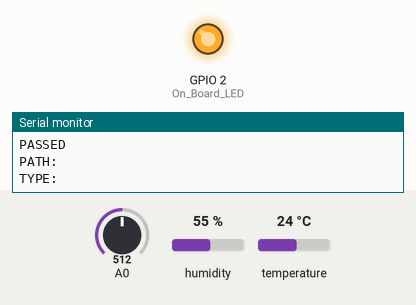
A sketch run on a simulated ESP8266 (NodeMCU). Parts: output pins drawn as LEDs (lit = HIGH), the last lines printed to the serial monitor. The inputs (shaded band) are chosen by the test bench; at power-on: A0 = 512, humidity 55 %, temperature 24 °C. WiFi joins after 1.5 s; servers stay silent unless stated.

Above: at 3.2 s.
At 11.6 s:
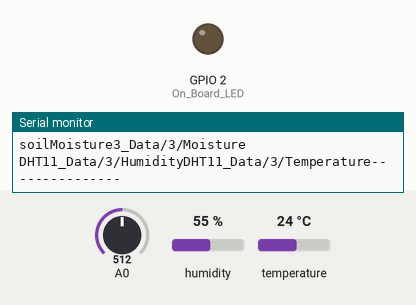
Timing chart, 0 to 24.5 s (numbered marks = the images above):
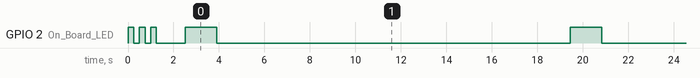

The sketch:

SensorReading_BottanyBuggy.ino
```cpp
//COBA COBA SEND SOIL MOISTURE SENSOR AND DHT11 KE FIREBASE
//BISA SAVE DATA JUGA
//SAVE DATA UDAH GW HAPUS
//FILE INI UNTUK PAKE FOR LOOP BUAT DHT AND SOIL MOISTURE

/*
 *  Reference : https://randomnerdtutorials.com/esp32-firebase-realtime-database/
 */

//======================================== Including the libraries.
#if defined(ESP32)
  #include <WiFi.h>
#elif defined(ESP8266)
  #include <ESP8266WiFi.h>
#endif
#include <Firebase_ESP_Client.h>
#include "DHT.h"
//
//========================================

//======================================== Insert your network credentials.
#define WIFI_SSID "HUAWEI-t99T"
#define WIFI_PASSWORD "Mm77BR6z"
//========================================

//======================================== Defines the pin of soile moisture sensor
#define moistureSensorPin1 34  //D34
#define moistureSensorPin2 35  //D34
#define moistureSensorPin3 32  //D34
#define moistureSensorPin4 33  //D34
// #define moistureSensorPin5 26  //D34
// #define moistureSensorPin6 26  //D34


#define DHTPIN 15
#define DHTTYPE DHT11
DHT dht11(DHTPIN, DHTTYPE);
//========================================

// Defines the Digital Pin of the "On Board LED".
#define On_Board_LED 2

// Defines the Digital Pin of the LED.
// #define LED_01_PIN 13

//Provide the token generation process info.
#include "addons/TokenHelper.h"

//Provide the RTDB payload printing info and other helper functions.
#include "addons/RTDBHelper.h"

// Insert Firebase project API Key
#define API_KEY "AIzaSyAOGZa7-TjZw2SxkPHC2vvBhEg0RkChWxU"

// Insert RTDB URLefine the RTDB URL */
#define DATABASE_URL "https://botanicalbuggy-default-rtdb.firebaseio.com/"

// Define Firebase Data object.
FirebaseData fbdo;

// Define firebase authentication.
FirebaseAuth auth;

// Definee firebase configuration.
FirebaseConfig config;

//======================================== Millis variable to send/store data to firebase database.
unsigned long sendDataPrevMillis = 0;
const long sendDataIntervalMillis = 3000; //--> Sends/stores data to firebase database every 10 seconds.
//========================================

// Boolean variable for sign in status.
bool signupOK = false;

float Temp_Val;
int Humd_Val;
// int LED_01_State;

int sensorVal1;
int sensorVal2;
int sensorVal3;
int sensorVal4;
// int sensorVal5;
// int sensorVal6;


//________________________________________________________________________________ Get temperature and humidity values from the DHT11 sensor.
void read_DHT11() {
  Temp_Val = dht11.readTemperature();
  Humd_Val = dht11.readHumidity();

  //---------------------------------------- Check if any reads failed.
  if (isnan(Temp_Val) || isnan(Humd_Val)) {
    Serial.println(F("Failed to read from DHT sensor!"));
    Temp_Val = 0.00;
    Humd_Val = 0;
  }
  //----------------------------------------

  Serial.println("---------------Read_DHT11");
  Serial.print(F("Humidity   : "));
  Serial.print(Humd_Val);
  Serial.println("%");
  Serial.print(F("Temperature: "));
  Serial.print(Temp_Val);
  Serial.println("°C");
  Serial.println("---------------");
}

void read_moistureSensorPin(){
  sensorVal1 = analogRead(moistureSensorPin1);
  sensorVal2 = analogRead(moistureSensorPin2);
  sensorVal3 = analogRead(moistureSensorPin3);
  sensorVal4 = analogRead(moistureSensorPin4);
  // sensorVal5 = analogRead(moistureSensorPin5);
  // sensorVal6 = analogRead(moistureSensorPin6);

  Serial.print("Moisture1 Value: ");
  Serial.println(sensorVal1);

  Serial.print("Moisture2 Value: ");
  Serial.println(sensorVal2);

  Serial.print("Moisture3 Value: ");
  Serial.println(sensorVal3);

  Serial.print("Moisture4 Value: ");
  Serial.println(sensorVal4);

  // Serial.print("Moisture5 Value: ");
  // Serial.println(sensorVal5);

  // Serial.print("Moisture6 Value: ");
  // Serial.println(sensorVal6);


  if (isnan(sensorVal1)) {
  Serial.println(F("Failed to read from Soil moisture sensor 1!"));
  sensorVal1 = 0;
  }

  if (isnan(sensorVal2)) {
  Serial.println(F("Failed to read from Soil moisture sensor 2 !"));
  sensorVal2 = 0;
  }

  if (isnan(sensorVal3)) {
  Serial.println(F("Failed to read from Soil moisture sensor 3!"));
  sensorVal3 = 0;
  }
  if (isnan(sensorVal4)) {
  Serial.println(F("Failed to read from Soil moisture sensor 4!"));
  sensorVal4 = 0;
  }
  // if (isnan(sensorVal5)) {
  // Serial.println(F("Failed to read from Soil moisture sensor 5 !"));
  // sensorVal5 = 0;
  // }

  //   if (isnan(sensorVal6)) {
  // Serial.println(F("Failed to read from Soil moisture sensor 6 !"));
  // sensorVal6 = 0;
  // }
  }

//________________________________________________________________________________

//________________________________________________________________________________ Store data to firebase database.
void store_and_save_data_to_firebase_database() {
  Serial.println();
  Serial.println("---------------Store Data");
  digitalWrite(On_Board_LED, HIGH);

  for (int i = 1; i <= 5; i++) {
    // Create a string that includes the value of i
    String variableString = String(i);
    String fullPath1 = "soilMoisture1_Data/" + variableString + "/Moisture";
    String fullPath2 = "soilMoisture2_Data/" + variableString + "/Moisture";
    String fullPath3 = "soilMoisture3_Data/" + variableString + "/Moisture";

    // String fullPath5 = "soilMoisture5_Data/" + variableString + "/Moisture";
    String fullPathDHT1 = "DHT11_Data/" + variableString + "/Humidity";
    String fullPathDHT2 = "DHT11_Data/" + variableString + "/Temperature";
    read_moistureSensorPin(), read_DHT11();
      // Write an Int number on the database path soilMoisture_Data/Moisture
      if (Firebase.RTDB.setInt(&fbdo, fullPath1, sensorVal1)) {
      Serial.println("PASSED");
      Serial.println("PATH: " + fbdo.dataPath());
      Serial.println("TYPE: " + fbdo.dataType());
    }
      if (Firebase.RTDB.setInt(&fbdo, fullPath2, sensorVal2)) {
        Serial.println("PASSED");
        Serial.println("PATH: " + fbdo.dataPath());
        Serial.println("TYPE: " + fbdo.dataType());
      }
      if (Firebase.RTDB.setInt(&fbdo, fullPath3, sensorVal3)) {
        Serial.println("PASSED");
        Serial.println("PATH: " + fbdo.dataPath());
        Serial.println("TYPE: " + fbdo.dataType());
      }

      // if (Firebase.RTDB.setInt(&fbdo, fullPath5, sensorVal5)) {
      //   Serial.println("PASSED");
      //   Serial.println("PATH: " + fbdo.dataPath());
      //   Serial.println("TYPE: " + fbdo.dataType());
      // }
      if (Firebase.RTDB.setInt(&fbdo, fullPathDHT1, Humd_Val)) {
          Serial.println("PASSED");
          Serial.println("PATH: " + fbdo.dataPath());
          Serial.println("TYPE: " + fbdo.dataType());
        }
      if (Firebase.RTDB.setFloat(&fbdo, fullPathDHT2, Temp_Val)) {
      Serial.println("PASSED");
      Serial.println("PATH: " + fbdo.dataPath());
      Serial.println("TYPE: " + fbdo.dataType());
      }

      //ROBOT PATHWAY

      if (Firebase.RTDB.setFloat(&fbdo, "robot/hum", Humd_Val)) {
      Serial.println("PASSED");
      Serial.println("PATH: " + fbdo.dataPath());
      Serial.println("TYPE: " + fbdo.dataType());
      }

      if (Firebase.RTDB.setFloat(&fbdo, "robot/sm1", sensorVal1)) {
      Serial.println("PASSED");
      Serial.println("PATH: " + fbdo.dataPath());
      Serial.println("TYPE: " + fbdo.dataType());
      }

      if (Firebase.RTDB.setFloat(&fbdo, "robot/sm2", sensorVal2)) {
      Serial.println("PASSED");
      Serial.println("PATH: " + fbdo.dataPath());
      Serial.println("TYPE: " + fbdo.dataType());
      }

      if (Firebase.RTDB.setFloat(&fbdo, "robot/sm3", sensorVal3)) {
      Serial.println("PASSED");
      Serial.println("PATH: " + fbdo.dataPath());
      Serial.println("TYPE: " + fbdo.dataType());
      }

    else {
      Serial.println("FAILED");
      Serial.println("REASON: " + fbdo.errorReason());
      // delay(2000);
      }
      Serial.println(fullPath1);
      Serial.println(fullPath2);
      Serial.println(fullPath3);

      // Serial.println(fullPath5);
      // Serial.println(fullPath6);
      Serial.print(fullPathDHT1);
      Serial.print(fullPathDHT2); // Print the full path to the serial monitor

      digitalWrite(On_Board_LED, LOW);
      Serial.println("---------------");

      delay(2000);
  }
}
/////////////////////////////////////////////////////////////////////////////////
//for loop untuk dht11
  // for (int j = 1; j <= 5; j++) {
  //   // Create a string that includes the value of i
  //   String variableString = String(j);
  //   String fullPathDHT1 = "DHT11_Data/" + variableString + "/Humidity";
  //   String fullPathDHT2 = "DHT11_Data/" + variableString + "/Temperature";
  //   read_DHT11();
  //     // Write an Int number on the database path soilMoisture_Data/Moisture
  //     if (Firebase.RTDB.setInt(&fbdo, fullPathDHT1, Humd_Val)) {
  //     Serial.println("PASSED");
  //     Serial.println("PATH: " + fbdo.dataPath());
  //     Serial.println("TYPE: " + fbdo.dataType());
  //   }
  //     if (Firebase.RTDB.setFloat(&fbdo, fullPathDHT2, Temp_Val)) {
  //     Serial.println("PASSED");
  //     Serial.println("PATH: " + fbdo.dataPath());
  //     Serial.println("TYPE: " + fbdo.dataType());
  // }
  //     else {
  //     Serial.println("FAILED");
  //     Serial.println("REASON: " + fbdo.errorReason());
  //     // delay(2000);
  // }

  // Serial.print(fullPath);
  // Serial.print(fullPathDHT1);
  // Serial.print(fullPathDHT2);

  // digitalWrite(On_Board_LED, LOW);
  // Serial.println("---------------");

  // delay(5000);
  // }

  // Write an Int number on the database path soilMoisture_Data/Moisture

  // if (Firebase.RTDB.pushInt(&fbdo, "History_soilMoisture_Data/Moisture", sensorVal)) {
  //   Serial.println("SAVED");
  //   Serial.println("PATH: " + fbdo.dataPath());
  //   Serial.println("TYPE: " + fbdo.dataType());
  // }
  // else {
  //   Serial.println("FAILED");
  //   Serial.println("REASON: " + fbdo.errorReason());
  // }


  // if (Firebase.RTDB.pushInt(&fbdo, "History_DHT11_Data/Humidity", Humd_Val)) {
  //   Serial.println("SAVED");
  //   Serial.println("PATH: " + fbdo.dataPath());
  //   Serial.println("TYPE: " + fbdo.dataType());
  // }


//________________________________________________________________________________


//________________________________________________________________________________ VOID SETUP
void setup() {
  // put your setup code here, to run once:

  Serial.begin(115200);
  Serial.println();

  pinMode(On_Board_LED, OUTPUT);
  pinMode(moistureSensorPin1, INPUT);
  pinMode(moistureSensorPin2, INPUT);
  pinMode(moistureSensorPin3, INPUT);
  pinMode(moistureSensorPin4, INPUT);
  // pinMode(moistureSensorPin5, INPUT);
  // pinMode(moistureSensorPin6, INPUT);
  // pinMode(LED_01_PIN, OUTPUT);

  //---------------------------------------- The process of connecting the WiFi on the ESP32 to the WiFi Router/Hotspot.
  WiFi.mode(WIFI_STA);
  WiFi.begin(WIFI_SSID, WIFI_PASSWORD);
  Serial.println("---------------Connection");
  Serial.print("Connecting to : ");
  Serial.println(WIFI_SSID);
  while (WiFi.status() != WL_CONNECTED){
    Serial.print(".");

    digitalWrite(On_Board_LED, HIGH);
    delay(250);
    digitalWrite(On_Board_LED, LOW);
    delay(250);
  }
  digitalWrite(On_Board_LED, LOW);
  Serial.println();
  Serial.print("Successfully connected to : ");
  Serial.println(WIFI_SSID);
  //Serial.print("IP : ");
  //Serial.println(WiFi.localIP());
  Serial.println("---------------");
  //----------------------------------------

  // Assign the api key (required).
  config.api_key = API_KEY;

  // Assign the RTDB URL (required).
  config.database_url = DATABASE_URL;

  // Sign up.
  Serial.println();
  Serial.println("---------------Sign up");
  Serial.print("Sign up new user... ");
  if (Firebase.signUp(&config, &auth, "", "")){
    Serial.println("ok");
    signupOK = true;
  }
  else{
    Serial.printf("%s\n", config.signer.signupError.message.c_str());
  }
  Serial.println("---------------");

  // Assign the callback function for the long running token generation task.
  config.token_status_callback = tokenStatusCallback; //--> see addons/TokenHelper.h

  Firebase.begin(&config, &auth);
  Firebase.reconnectWiFi(true);

  dht11.begin();

  delay(1000);
}
//________________________________________________________________________________

//________________________________________________________________________________ VOID LOOP
void loop() {
  // put your main code here, to run repeatedly:

  if (Firebase.ready() && signupOK && (millis() - sendDataPrevMillis > sendDataIntervalMillis || sendDataPrevMillis == 0)){
    sendDataPrevMillis = millis();

    // read_moistureSensorPin();
    // read_DHT11();
    store_and_save_data_to_firebase_database();
    //read_data_from_firebase_database();

    // Serial.print("Moisture Value: ");
    // Serial.println(sensorVal);


  }
}
//________________________________________________________________________________
//<<<<<<<<<<<<<<<<<<<<<<<<<<<<<<<<<<<<<<<<<<<<<<<<<<<<<<<<<<<<<<<<<<<<<<<<<<<<<<<<<<<<<<<<<
```

Measured:
- by itself, GPIO 2 (On_Board_LED): HIGH → LOW at 0.25 s, → HIGH 0.25 s later, → LOW 0.25 s later, → HIGH 0.25 s later, … (21 changes in this stretch)
